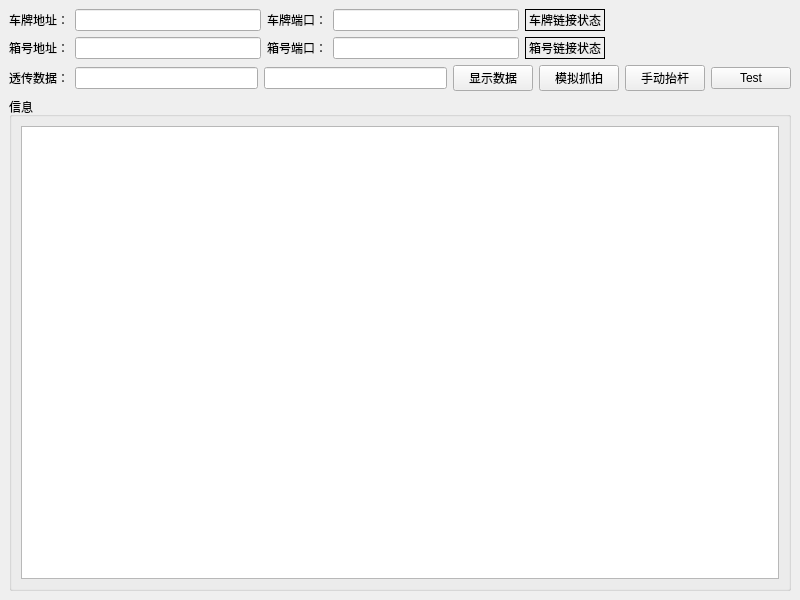
<?xml version="1.0" encoding="UTF-8"?>
<ui version="4.0">
 <class>MainWindow</class>
 <widget class="QMainWindow" name="MainWindow">
  <property name="geometry">
   <rect>
    <x>0</x>
    <y>0</y>
    <width>800</width>
    <height>600</height>
   </rect>
  </property>
  <property name="windowTitle">
   <string>MainWindow</string>
  </property>
  <widget class="QWidget" name="centralwidget">
   <layout class="QGridLayout" name="gridLayout_2">
    <item row="0" column="0">
     <layout class="QHBoxLayout" name="horizontalLayout">
      <item>
       <widget class="QLabel" name="label">
        <property name="text">
         <string>车牌地址：</string>
        </property>
       </widget>
      </item>
      <item>
       <widget class="QLineEdit" name="plateAddrlineEdit"/>
      </item>
      <item>
       <widget class="QLabel" name="label_2">
        <property name="text">
         <string>车牌端口：</string>
        </property>
       </widget>
      </item>
      <item>
       <widget class="QLineEdit" name="platePortlineEdit_2">
        <property name="text">
         <string/>
        </property>
       </widget>
      </item>
      <item>
       <widget class="QLabel" name="platelabel_5">
        <property name="frameShape">
         <enum>QFrame::Panel</enum>
        </property>
        <property name="text">
         <string>车牌链接状态</string>
        </property>
       </widget>
      </item>
      <item>
       <spacer name="horizontalSpacer">
        <property name="orientation">
         <enum>Qt::Horizontal</enum>
        </property>
        <property name="sizeHint" stdset="0">
         <size>
          <width>40</width>
          <height>20</height>
         </size>
        </property>
       </spacer>
      </item>
     </layout>
    </item>
    <item row="1" column="0">
     <layout class="QHBoxLayout" name="horizontalLayout_2">
      <item>
       <widget class="QLabel" name="label_3">
        <property name="text">
         <string>箱号地址：</string>
        </property>
       </widget>
      </item>
      <item>
       <widget class="QLineEdit" name="containerAddrlineEdit_3"/>
      </item>
      <item>
       <widget class="QLabel" name="label_4">
        <property name="text">
         <string>箱号端口：</string>
        </property>
       </widget>
      </item>
      <item>
       <widget class="QLineEdit" name="containerPortlineEdit_4"/>
      </item>
      <item>
       <widget class="QLabel" name="containerlabel_6">
        <property name="frameShape">
         <enum>QFrame::Panel</enum>
        </property>
        <property name="text">
         <string>箱号链接状态</string>
        </property>
       </widget>
      </item>
      <item>
       <spacer name="horizontalSpacer_2">
        <property name="orientation">
         <enum>Qt::Horizontal</enum>
        </property>
        <property name="sizeHint" stdset="0">
         <size>
          <width>40</width>
          <height>20</height>
         </size>
        </property>
       </spacer>
      </item>
     </layout>
    </item>
    <item row="2" column="0">
     <layout class="QHBoxLayout" name="horizontalLayout_3">
      <item>
       <widget class="QLabel" name="label_7">
        <property name="text">
         <string>透传数据：</string>
        </property>
       </widget>
      </item>
      <item>
       <widget class="QLineEdit" name="Send485lineEdit_5"/>
      </item>
      <item>
       <widget class="QLineEdit" name="Send485EndlineEdit"/>
      </item>
      <item>
       <widget class="QPushButton" name="send485pushButton_2">
        <property name="text">
         <string>显示数据</string>
        </property>
       </widget>
      </item>
      <item>
       <widget class="QPushButton" name="capturepushButton">
        <property name="text">
         <string>模拟抓拍</string>
        </property>
       </widget>
      </item>
      <item>
       <widget class="QPushButton" name="putpushButton">
        <property name="text">
         <string>手动抬杆</string>
        </property>
       </widget>
      </item>
      <item>
       <widget class="QPushButton" name="pushButton">
        <property name="text">
         <string>Test</string>
        </property>
       </widget>
      </item>
     </layout>
    </item>
    <item row="3" column="0">
     <widget class="QGroupBox" name="groupBox">
      <property name="title">
       <string>信息</string>
      </property>
      <layout class="QGridLayout" name="gridLayout">
       <item row="0" column="0">
        <widget class="QPlainTextEdit" name="plainTextEdit"/>
       </item>
      </layout>
     </widget>
    </item>
   </layout>
  </widget>
 </widget>
 <resources/>
 <connections/>
</ui>
